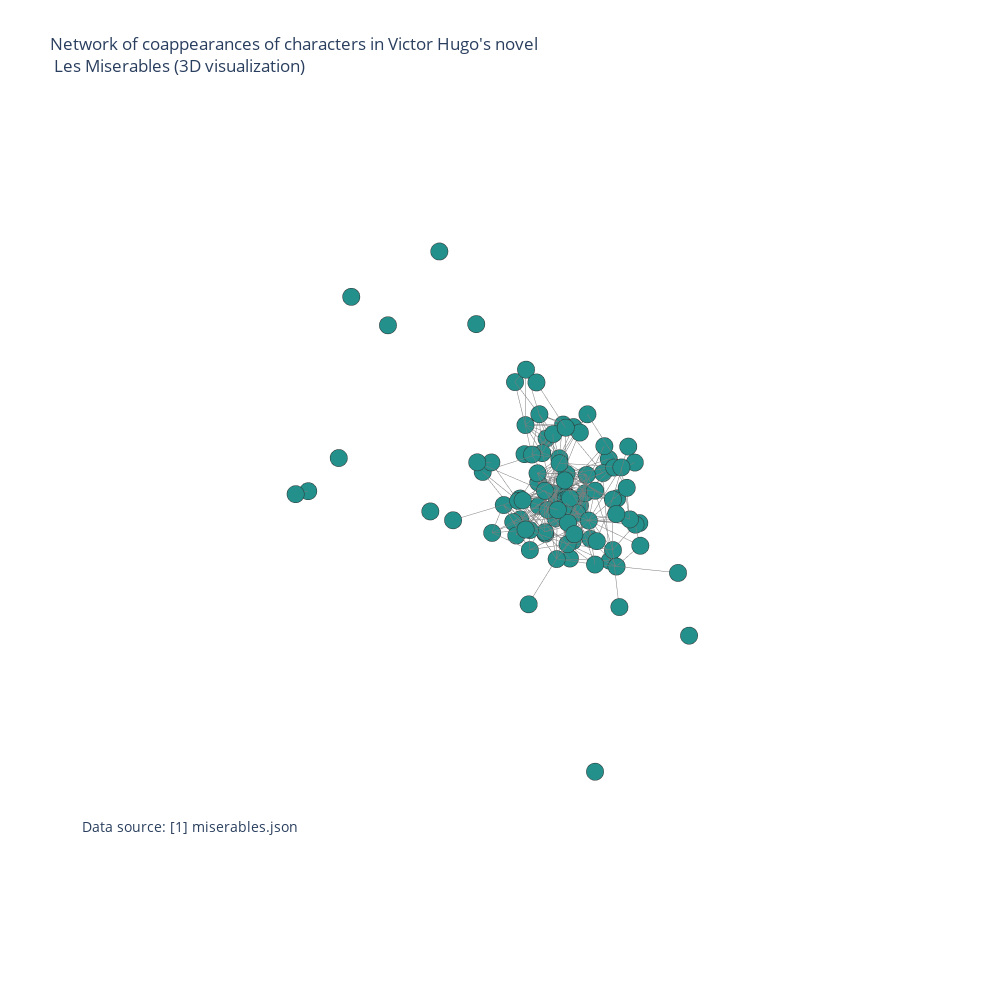

Write notebook code for a chart like this one.
### Code cell
data=[trace1, trace2]
fig=go.Figure(data=data, layout=layout)

iplot(fig, filename='Les-Miserables')

### Figure 1 — Plotly figure (JSON) as saved in the notebook; plotly's stock layout.template omitted (floating-point values rounded to 4 significant figures; data arrays with more than 128 entries replaced by an {"elided": "..."} marker saying what was removed)
{"data": [{"hoverinfo": "none", "line": {"color": "rgb(125,125,125)", "width": 1}, "mode": "lines", "type": "scatter3d", "x": {"elided": "1485 float values"}, "y": {"elided": "1485 float values"}, "z": {"elided": "1485 float values"}}, {"hoverinfo": "text", "marker": {"color": [0, 0, 0, 0, 0, 0, 0, 0, 0, 0, 0, 0, 0, 0, 0, 0, 0, 0, 0, 0, 0, 0, 0, 0, 0, 0, 0, 0, 0, 0, 0, 0, 0, 0, 0, 0, 0, 0, 0, 0, 0, 0, 0, 0, 0, 0, 0, 0, 0, 0, 0, 0, 0, 0, 0, 0, 0, 0, 0, 0, 0, 0, 0, 0, 0, 0, 0, 0, 0, 0, 0, 0, 0, 0, 0, 0, 0, 0, 0, 0, 0, 0, 0, 0, 0, 0, 0, 0, 0, 0, 0, 0, 0, 0, 0, 0, 0, 0, 0, 0], "colorscale": [[0, "#440154"], [0.1111, "#482878"], [0.2222, "#3e4989"], [0.3333, "#31688e"], [0.4444, "#26828e"], [0.5556, "#1f9e89"], [0.6667, "#35b779"], [0.7778, "#6ece58"], [0.8889, "#b5de2b"], [1, "#fde725"]], "line": {"color": "rgb(50,50,50)", "width": 0.5}, "size": 6, "symbol": "circle"}, "mode": "markers", "name": "actors", "text": ["Elon Musk", "Donald Trump", "Jeff Bezos", "Michael Jordan", "Oprah Winfrey", "Steve Jobs", "Kanye West", "Bill Gates", "Mark Zuckerberg", "Warren Buffett", "Mark Cuban", "Jay-Z", "Steven Spielberg", "Chamath Palihapitiya", "George Soros", "Rupert Murdoch", "MacKenzie Scott", "John D. Rockefeller", "Howard Hughes", "Jack Dorsey", "Malcolm Glazer", "Vince McMahon", "George Lucas", "Peter Thiel", "Larry Page", "Baiju Bhatt", "J. Paul Getty", "Andrew Carnegie", "Kenneth C. Griffin", "Sergey Brin", "Terry Pegula", "Sean Parker", "Fred Trump", "Michael Bloomberg", "Joel Glazer", "Steve Cohen (businessman)", "Charlie Munger", "Ryan Cohen", "Larry Ellison", "Paul Allen", "Shahid Khan", "Evan Spiegel", "Kim Pegula", "Bill Ackman", "Ralph Lauren", "Sheryl Sandberg", "Ross Perot", "Sam Walton", "Walton family", "Steve Ballmer", "Laurene Powell Jobs", "Ray Dalio", "Robert F. Smith (investor)", "Reed Hastings", "Robert Kraft", "Phil Knight", "John Schnatter", "Betsy DeVos", "Lachlan Murdoch", "Stan Kroenke", "Tom Monaghan", "Anastasia Soare", "Charles Koch", "David Geffen", "Jamie Dimon", "Alice Walton", "Jim Justice", "Dustin Moskovitz", "Sheldon Adelson", "Dina Merrill", "Jerry Jones", "Scott Cook", "Doris Duke", "Chris Sacca", "Leon Cooperman", "Leon Black", "Gabe Newell", "David Rockefeller", "David Koch", "Jim Simons (mathematician)", "Carl Icahn", "Vlad Tenev", "Barbara Hutton", "Eric Yuan", "Avram Glazer", "Gérard Louis-Dreyfus", "Bryan Glazer", "Sara Blakely", "David Tepper", "Ken Xie", "J. B. Pritzker", "Michael Dell", "Howard Schultz", "Dan Gilbert", "Alex Karp", "John W. Henry", "Chris Cline", "Barron Hilton", "Leona Helmsley", "Steve Wynn"], "type": "scatter3d", "x": [0.878, -0.2924, -1.181, -0.618, 0.6364, 1.275, 1.516, 0.127, 0.2564, -0.3872, -0.7085, 0.7172, -0.3285, -0.4589, 0.01456, -3.214, -0.2485, -0.03852, 2.45, -0.8088, -1.595, -2.304, 0.5326, 1.44, 0.7947, 8.591, -0.9385, 0.6535, -0.8497, -1.641, -1.039, 1.458, -1.011, -0.4563, -1.316, -0.8969, -1.714, -0.3263, -0.07202, -0.2655, -2.684, -5.999, -1.286, -0.2571, 2.182, 0.788, 1.206, -1.029, -1.432, -1.085, 2.654, -1.269, 1.204, 1.885, -1.345, -1.177, -0.2945, 0.6946, -3.302, -1.111, -0.9003, 2.62, 0.4238, -1.434, -1.644, -0.3313, -0.2058, 1.539, -0.00835, -0.5641, -2.469, -0.3451, -0.01404, -0.3109, 5.42, -4.378, -1.642, -0.2249, 2.292, -0.3058, -2.244, 7.673, 3.425, 1.889, -1.503, -0.3039, -1.495, 0.857, -2.182, -0.6754, 0.9558, -1.19, 0.4442, -0.987, 3.276, -1.852, -1.182, 2.118, -5.138, -0.1118], "y": [0.8314, 0.1882, 0.8366, 2.674, 1.67, 1.761, 0.1505, 2.125, 0.3739, 1.173, 2.429, -2.397, 3.103, 3.058, -1.199, 0.197, 0.7615, 3.684, -0.179, -0.1679, -3.062, 1.405, 2.838, -0.6106, 1.777, -2.156, -7.389, 3.641, -0.1864, 1.18, -1.629, 0.6818, -1.201, 0.5469, -2.243, -0.727, 2.889, 0.7263, 1.299, 4.04, -1.119, -6.689, -0.8571, 0.59, 1.141, -0.7785, 1.657, 2.433, 0.5238, 3.182, 1.79, 0.7818, 4.492, -0.7372, -1.411, 0.633, 0.7775, 1.468, 1.314, -0.3725, 0.676, -8.546, 0.3639, 1.008, 1.669, 0.3215, -0.5272, 0.7342, -0.3947, 0.6989, -1.439, 0.7032, 0.86, 0.8229, 7.214, -7.988, 4.743, 3.313, 1.09, 0.8884, 0.7356, -2.927, 0.1864, 2.986, -2.44, 0.7148, -1.738, 3.096, -1.972, -9.064, -0.4577, 2.148, -0.1297, 1.425, -1.206, -0.2706, -6.468, -7.432, 3.46, -1.289], "z": [-0.3483, 0.3602, 0.2875, -0.9392, -0.5484, -0.7915, 0.9435, 0.4191, 0.05182, -0.01161, 1.026, 0.5642, -1.264, 3.494, -0.3508, 0.5149, 0.4528, 1.181, 2.75, -1.132, 3.071, -0.2046, -0.8406, 0.3563, 0.4905, 3.52, -4.504, 1.72, -0.2551, 2.181, 0.8643, -0.8944, -1.185, 1.301, 1.73, -2.169, -0.2358, 0.4362, -1.001, 0.1755, 1.546, -3.551, 1.953, 3.244, 0.6032, -0.7883, 1.166, 2.164, 3.251, 0.1679, -1.951, 0.9921, -1.31, -0.6755, 0.8864, -0.3428, 0.4513, 2.001, 0.8255, 1.232, 2.819, -0.7387, 0.9328, -1.774, 1.531, 1.689, 0.5556, 0.03356, 1.098, 0.1237, 1.611, 0.4986, 0.245, 0.5116, -3.557, 2.842, -1.357, 2.15, 1.803, 0.5209, 0.5964, 2.814, 3.359, 1.228, 3.833, 0.5197, 2.314, 0.4589, 0.9114, 3.645, -1.133, -2.019, 4.92, 0.7678, 0.3401, -3.624, 7.161, 6.152, -7.342, -1.39]}], "layout": {"annotations": [{"font": {"size": 14}, "showarrow": false, "text": "Data source: <a href='http://bost.ocks.org/mike/miserables/miserables.json'>[1] miserables.json</a>", "x": 0, "xanchor": "left", "xref": "paper", "y": 0.1, "yanchor": "bottom", "yref": "paper"}], "height": 1000, "hovermode": "closest", "margin": {"t": 100}, "scene": {"xaxis": {"showbackground": false, "showgrid": false, "showline": false, "showticklabels": false, "title": {"text": ""}, "zeroline": false}, "yaxis": {"showbackground": false, "showgrid": false, "showline": false, "showticklabels": false, "title": {"text": ""}, "zeroline": false}, "zaxis": {"showbackground": false, "showgrid": false, "showline": false, "showticklabels": false, "title": {"text": ""}, "zeroline": false}}, "showlegend": false, "title": {"text": "Network of coappearances of characters in Victor Hugo's novel<br> Les Miserables (3D visualization)"}, "width": 1000}}
